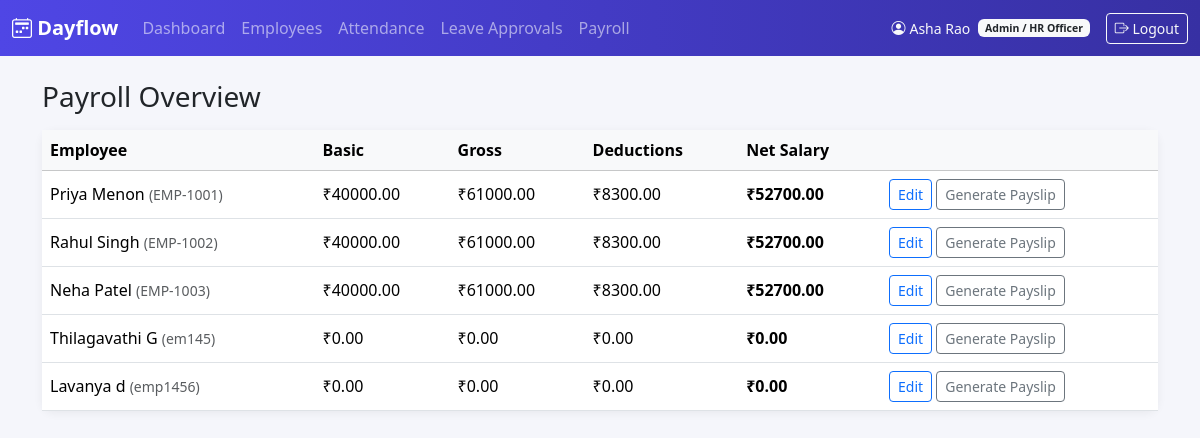
The app's page /payroll/overview/ (signed in) with its own data.
### accounts/models.py (models this page shows, shortened)
class User(AbstractUser):
    class Role(models.TextChoices):
        ADMIN = 'ADMIN', 'Admin / HR Officer'
        EMPLOYEE = 'EMPLOYEE', 'Employee'
    employee_id = models.CharField(max_length=20, unique=True)
    email = models.EmailField(unique=True)
    role = models.CharField(max_length=10, choices=Role.choices, default=Role.EMPLOYEE)
    is_email_verified = models.BooleanField(default=False)
    USERNAME_FIELD = 'username'
    REQUIRED_FIELDS = ['email', 'employee_id']
    @property
    def is_admin_role(self):
        return self.role == self.Role.ADMIN

### payroll/models.py (models this page shows, shortened)
class SalaryStructure(models.Model):
    employee = models.OneToOneField(settings.AUTH_USER_MODEL, on_delete=models.CASCADE, related_name='salary_structure')
    basic = models.DecimalField(max_digits=12, decimal_places=2, default=0)
    hra = models.DecimalField('HRA', max_digits=12, decimal_places=2, default=0)
    conveyance_allowance = models.DecimalField(max_digits=12, decimal_places=2, default=0)
    other_allowances = models.DecimalField(max_digits=12, decimal_places=2, default=0)
    provident_fund = models.DecimalField('Provident Fund Deduction', max_digits=12, decimal_places=2, default=0)
    tax_deduction = models.DecimalField(max_digits=12, decimal_places=2, default=0)
    other_deductions = models.DecimalField(max_digits=12, decimal_places=2, default=0)
    updated_at = models.DateTimeField(auto_now=True)
    @property
    def gross_salary(self):
        return self.basic + self.hra + self.conveyance_allowance + self.other_allowances
    @property
    def total_deductions(self):
        return self.provident_fund + self.tax_deduction + self.other_deductions
    @property
    def net_salary(self):
        return self.gross_salary - self.total_deductions

### payroll/views.py (the view)
# urls.py: path('overview/', views.payroll_overview, name='payroll_overview'),
@admin_required
def payroll_overview(request):
    employees = User.objects.filter(role=User.Role.EMPLOYEE).select_related('salary_structure')
    for emp in employees:
        SalaryStructure.objects.get_or_create(employee=emp)
    employees = User.objects.filter(role=User.Role.EMPLOYEE).select_related('salary_structure')
    return render(request, 'payroll/payroll_overview.html', {'employees': employees})

### templates/payroll/payroll_overview.html (shortened to what this page needs)
{% extends "base.html" %}
{% block content %}
<h3 class="mb-3">Payroll Overview</h3>
<div class="card">
    <div class="table-responsive">
        <table class="table table-hover align-middle mb-0">
            <thead class="table-light">
                <tr><th>Employee</th><th>Basic</th><th>Gross</th><th>Deductions</th><th>Net Salary</th><th></th></tr>
            </thead>
            <tbody>
                {% for emp in employees %}
                <tr>
                    <td>{{ emp.get_full_name|default:emp.username }} <span class="text-muted small">({{ emp.employee_id }})</span></td>
                    <td>₹{{ emp.salary_structure.basic }}</td>
                    <td>₹{{ emp.salary_structure.gross_salary }}</td>
                    <td>₹{{ emp.salary_structure.total_deductions }}</td>
                    <td class="fw-semibold">₹{{ emp.salary_structure.net_salary }}</td>
                    <td>
                        <a href="{% url 'payroll:edit_salary' emp.id %}" class="btn btn-sm btn-outline-primary">Edit</a>
                        <form method="post" action="{% url 'payroll:generate_payslip' emp.id %}" class="d-inline">
                            <button class="btn btn-sm btn-outline-secondary">Generate Payslip</button>
                        </form>
                    </td>
                </tr>
                {% empty %}
                <tr><td colspan="6" class="text-center text-muted py-4">No employees found.</td></tr>
                {% endfor %}
            </tbody>
        </table>
    </div>
</div>
{% endblock %}

### templates/base.html (shortened to what this page needs)
{% load static %}
<!DOCTYPE html>
<html lang="en">
<head>
    <link href="https://cdn.jsdelivr.net/npm/bootstrap@5.3.3/dist/css/bootstrap.min.css" rel="stylesheet">
    <link rel="stylesheet" href="https://cdn.jsdelivr.net/npm/bootstrap-icons@1.11.3/font/bootstrap-icons.css">
    <link rel="stylesheet" href="{% static 'css/dayflow.css' %}">
</head>
<body>
{% if user.is_authenticated %}
<nav class="navbar navbar-expand-lg navbar-dark dayflow-navbar">
    <div class="container-fluid">
        <a class="navbar-brand fw-bold" href="{% url 'dashboard:redirect' %}">
            <i class="bi bi-calendar2-week"></i> Dayflow
        </a>
        <div class="collapse navbar-collapse" id="navMenu">
            <ul class="navbar-nav me-auto mb-2 mb-lg-0">
                {% if user.is_admin_role %}
                <li class="nav-item"><a class="nav-link" href="{% url 'dashboard:admin_dashboard' %}">Dashboard</a></li>
                <li class="nav-item"><a class="nav-link" href="{% url 'employees:employee_list' %}">Employees</a></li>
                <li class="nav-item"><a class="nav-link" href="{% url 'attendance:all_attendance' %}">Attendance</a></li>
                <li class="nav-item"><a class="nav-link" href="{% url 'leaves:all_leaves' %}">Leave Approvals</a></li>
                <li class="nav-item"><a class="nav-link" href="{% url 'payroll:payroll_overview' %}">Payroll</a></li>
                {% endif %}
            </ul>
            <ul class="navbar-nav">
                <li class="nav-item d-flex align-items-center text-light small me-3">
                    <i class="bi bi-person-circle me-1"></i> {{ user.get_full_name|default:user.username }}
                    <span class="badge bg-light text-dark ms-2">{{ user.get_role_display }}</span>
                </li>
                <li class="nav-item">
                    <form method="post" action="{% url 'accounts:logout' %}" class="d-inline">
                        <button type="submit" class="btn btn-outline-light btn-sm">
                            <i class="bi bi-box-arrow-right"></i> Logout
                        </button>
                    </form>
                </li>
            </ul>
        </div>
    </div>
</nav>
{% endif %}
<div class="container my-4">
    {% block content %}{% endblock %}
</div>
</body>
</html>

### static/css/dayflow.css (style rules this page uses)
:root { --dayflow-primary: #4f46e5; --dayflow-primary-dark: #3730a3; --dayflow-accent: #14b8a6; --dayflow-bg: #f5f6fb; }
body { background-color: var(--dayflow-bg); font-family: 'Segoe UI', system-ui, -apple-system, sans-serif; }
.dayflow-navbar { background: linear-gradient(90deg, var(--dayflow-primary), var(--dayflow-primary-dark)); }
.card { border: none; border-radius: 0.75rem; box-shadow: 0 2px 10px rgba(0, 0, 0, 0.06); }

### records on screen
User: get_full_name "Asha Rao", role "Admin / HR Officer"
User: get_full_name "Priya Menon", employee_id "EMP-1001", salary_structure.basic "40000.00", salary_structure.gross_salary "61000.00", salary_structure.total_deductions "8300.00", salary_structure.net_salary "52700.00"
User: get_full_name "Rahul Singh", employee_id "EMP-1002", salary_structure.basic "40000.00", salary_structure.gross_salary "61000.00", salary_structure.total_deductions "8300.00", salary_structure.net_salary "52700.00"
User: get_full_name "Neha Patel", employee_id "EMP-1003", salary_structure.basic "40000.00", salary_structure.gross_salary "61000.00", salary_structure.total_deductions "8300.00", salary_structure.net_salary "52700.00"
User: get_full_name "Thilagavathi G", employee_id "em145", salary_structure.basic "0.00", salary_structure.gross_salary "0.00", salary_structure.total_deductions "0.00", salary_structure.net_salary "0.00"
User: get_full_name "Lavanya d", employee_id "emp1456", salary_structure.basic "0.00", salary_structure.gross_salary "0.00", salary_structure.total_deductions "0.00", salary_structure.net_salary "0.00"
